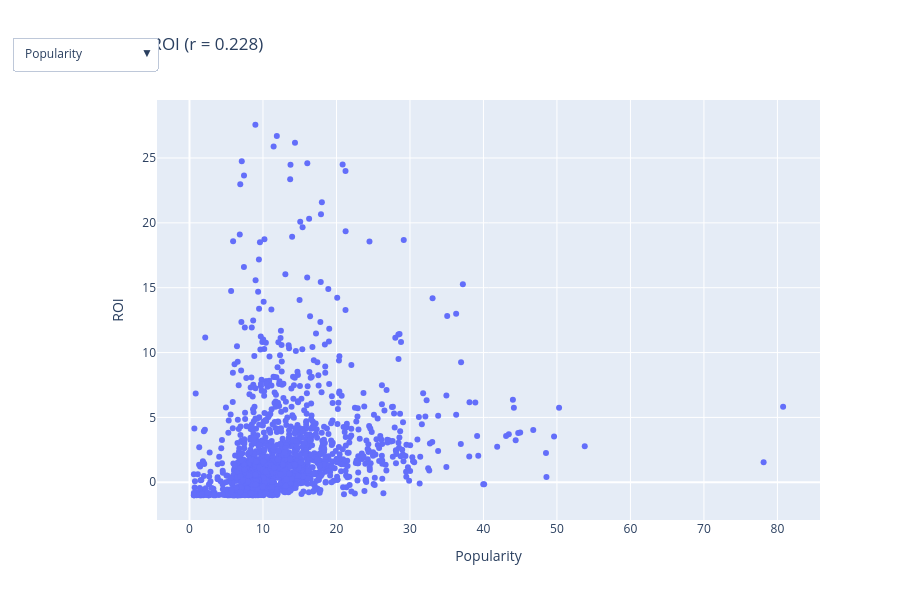

Here is the notebook cell this chart was saved with:
### Code cell
buttons = []

for i, variable in enumerate(variables):

    visibility = [False] * len(variables)
    visibility[i] = True

    r = correlations_visual[variable]

    buttons.append(
        dict(
            label=variable_names[variable],
            method="update",
            args=[
                {"visible": visibility},
                {
                    "title": (
                        f"{variable_names[variable]} vs ROI "
                        f"(r = {r:.3f})"
                    ),
                    "xaxis": {
                        "title": variable_names[variable]
                    }
                }
            ]
        )
    )

fig.update_layout(
    title=(
        f"{variable_names[variables[0]]} vs ROI "
        f"(r = {correlations_visual[variables[0]]:.3f})"
    ),

    xaxis_title=variable_names[variables[0]],
    yaxis_title="ROI",

    updatemenus=[
        dict(
            buttons=buttons,
            direction="down",
            x=0,
            y=1.15,
            showactive=True
        )
    ],

    height=600
)

fig.show()

### Figure 1 — Plotly figure (JSON) as saved in the notebook; plotly's stock layout.template omitted (floating-point values rounded to 4 significant figures; data arrays with more than 128 entries replaced by an {"elided": "..."} marker saying what was removed)
{"data": [{"customdata": {"elided": "1488x1 str values"}, "hovertemplate": "<b>%{customdata[0]}</b><br>Popularity: %{x}<br>ROI: %{y:.2f}<extra></extra>", "mode": "markers", "name": "Popularity", "type": "scatter", "visible": true, "x": {"elided": "1488 float values"}, "y": {"elided": "1488 float values"}}, {"customdata": {"elided": "1488x1 str values"}, "hovertemplate": "<b>%{customdata[0]}</b><br>Production Budget: %{x}<br>ROI: %{y:.2f}<extra></extra>", "mode": "markers", "name": "Production Budget", "type": "scatter", "visible": false, "x": {"elided": "1488 int values"}, "y": {"elided": "1488 float values"}}, {"customdata": {"elided": "1488x1 str values"}, "hovertemplate": "<b>%{customdata[0]}</b><br>Domestic Gross: %{x}<br>ROI: %{y:.2f}<extra></extra>", "mode": "markers", "name": "Domestic Gross", "type": "scatter", "visible": false, "x": {"elided": "1488 int values"}, "y": {"elided": "1488 float values"}}, {"customdata": {"elided": "1488x1 str values"}, "hovertemplate": "<b>%{customdata[0]}</b><br>Foreign Gross: %{x}<br>ROI: %{y:.2f}<extra></extra>", "mode": "markers", "name": "Foreign Gross", "type": "scatter", "visible": false, "x": {"elided": "1488 int values"}, "y": {"elided": "1488 float values"}}, {"customdata": {"elided": "1488x1 str values"}, "hovertemplate": "<b>%{customdata[0]}</b><br>Worldwide Gross: %{x}<br>ROI: %{y:.2f}<extra></extra>", "mode": "markers", "name": "Worldwide Gross", "type": "scatter", "visible": false, "x": {"elided": "1488 int values"}, "y": {"elided": "1488 float values"}}, {"customdata": {"elided": "1488x1 str values"}, "hovertemplate": "<b>%{customdata[0]}</b><br>Vote Average: %{x}<br>ROI: %{y:.2f}<extra></extra>", "mode": "markers", "name": "Vote Average", "type": "scatter", "visible": false, "x": {"elided": "1488 float values"}, "y": {"elided": "1488 float values"}}], "layout": {"height": 600, "title": {"text": "Popularity vs ROI (r = 0.228)"}, "updatemenus": [{"buttons": [{"args": [{"visible": [true, false, false, false, false, false]}, {"title": "Popularity vs ROI (r = 0.228)", "xaxis": {"title": "Popularity"}}], "label": "Popularity", "method": "update"}, {"args": [{"visible": [false, true, false, false, false, false]}, {"title": "Production Budget vs ROI (r = -0.029)", "xaxis": {"title": "Production Budget"}}], "label": "Production Budget", "method": "update"}, {"args": [{"visible": [false, false, true, false, false, false]}, {"title": "Domestic Gross vs ROI (r = 0.326)", "xaxis": {"title": "Domestic Gross"}}], "label": "Domestic Gross", "method": "update"}, {"args": [{"visible": [false, false, false, true, false, false]}, {"title": "Foreign Gross vs ROI (r = 0.247)", "xaxis": {"title": "Foreign Gross"}}], "label": "Foreign Gross", "method": "update"}, {"args": [{"visible": [false, false, false, false, true, false]}, {"title": "Worldwide Gross vs ROI (r = 0.283)", "xaxis": {"title": "Worldwide Gross"}}], "label": "Worldwide Gross", "method": "update"}, {"args": [{"visible": [false, false, false, false, false, true]}, {"title": "Vote Average vs ROI (r = 0.261)", "xaxis": {"title": "Vote Average"}}], "label": "Vote Average", "method": "update"}], "direction": "down", "showactive": true, "x": 0, "y": 1.15}], "xaxis": {"title": {"text": "Popularity"}}, "yaxis": {"title": {"text": "ROI"}}}}
